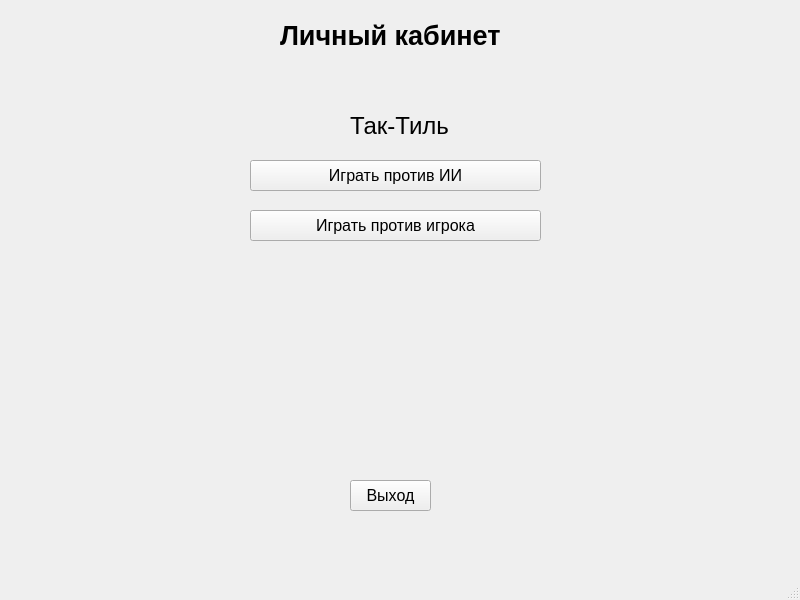
<?xml version="1.0" encoding="UTF-8"?>
<ui version="4.0">
 <class>MainWindow</class>
 <widget class="QMainWindow" name="MainWindow">
  <property name="geometry">
   <rect>
    <x>0</x>
    <y>0</y>
    <width>800</width>
    <height>600</height>
   </rect>
  </property>
  <property name="font">
   <font>
    <pointsize>12</pointsize>
   </font>
  </property>
  <property name="windowTitle">
   <string>MainWindow</string>
  </property>
  <widget class="QWidget" name="centralwidget">
   <widget class="QLabel" name="label">
    <property name="geometry">
     <rect>
      <x>280</x>
      <y>20</y>
      <width>241</width>
      <height>31</height>
     </rect>
    </property>
    <property name="font">
     <font>
      <pointsize>20</pointsize>
      <weight>75</weight>
      <bold>true</bold>
     </font>
    </property>
    <property name="text">
     <string>Личный кабинет</string>
    </property>
   </widget>
   <widget class="QPushButton" name="exit_btn">
    <property name="geometry">
     <rect>
      <x>350</x>
      <y>480</y>
      <width>81</width>
      <height>31</height>
     </rect>
    </property>
    <property name="text">
     <string>Выход</string>
    </property>
   </widget>
   <widget class="QPushButton" name="play_ii_btn">
    <property name="geometry">
     <rect>
      <x>250</x>
      <y>160</y>
      <width>291</width>
      <height>31</height>
     </rect>
    </property>
    <property name="text">
     <string>Играть против ИИ</string>
    </property>
   </widget>
   <widget class="QPushButton" name="play_i_btn">
    <property name="geometry">
     <rect>
      <x>250</x>
      <y>210</y>
      <width>291</width>
      <height>31</height>
     </rect>
    </property>
    <property name="text">
     <string>Играть против игрока</string>
    </property>
   </widget>
   <widget class="QLabel" name="label_2">
    <property name="geometry">
     <rect>
      <x>350</x>
      <y>110</y>
      <width>101</width>
      <height>31</height>
     </rect>
    </property>
    <property name="font">
     <font>
      <pointsize>18</pointsize>
     </font>
    </property>
    <property name="text">
     <string>Так-Тиль</string>
    </property>
   </widget>
  </widget>
  <widget class="QMenuBar" name="menubar">
   <property name="geometry">
    <rect>
     <x>0</x>
     <y>0</y>
     <width>800</width>
     <height>21</height>
    </rect>
   </property>
  </widget>
  <widget class="QStatusBar" name="statusbar"/>
 </widget>
 <resources/>
 <connections/>
</ui>
